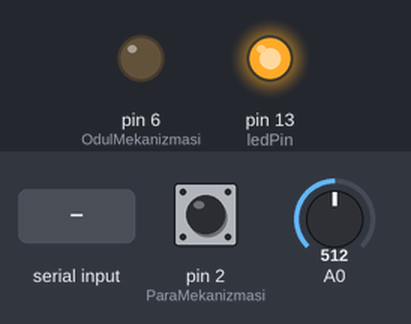
The sketch below on a simulated Arduino Mega 2560, built with avr-gcc and run on an emulated ATmega2560. Parts: output pins drawn as LEDs (lit = HIGH). The inputs (shaded band) are chosen by the test bench; at power-on: A0 = 512, pin 2 (ParaMekanizmasi) HIGH. What the sketch prints to the serial monitor is not drawn.

Above: at 1.2 s.
1.3 s: "V" received over Serial
At 2.3 s:
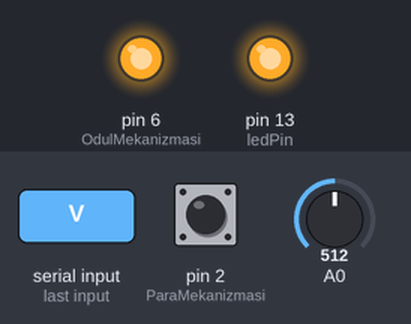
2.8 s: A0 set to 90
At 3.4 s:
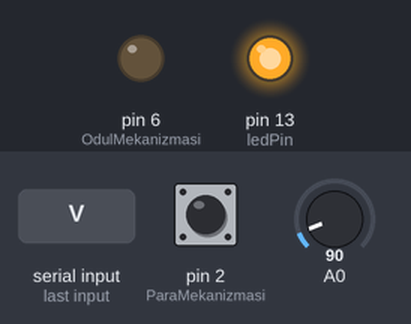
8.3 s: A0 set to 95
9.8 s: A0 set to 104
Timing chart, 0 to 12.8 s (numbered marks = the images above; inputs shaded):
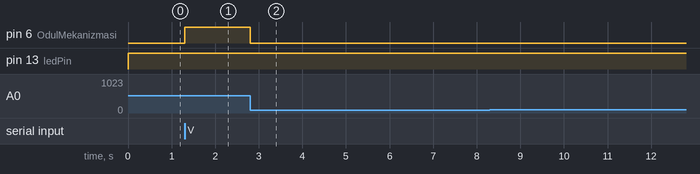

Measured:
- after the input at 1.3 s, pin 6 (OdulMekanizmasi): LOW → HIGH at once
- after the input at 2.8 s, pin 6 (OdulMekanizmasi): HIGH → LOW after 0.00 s instead of 2.5 s
- after the input at 8.3 s, every drawn part: stays the same
- after the input at 9.8 s, every drawn part: stays the same

The sketch:

HopperDriver3.ino
```cpp
/******************************************************************
  Created with PROGRAMINO IDE for Arduino - 01.04.2017 00:11:49
  Project     : Hopper Driver
  Author      : Yunus Emre Yüce
  Libraries   : None
  Description : This project for controling 12v Motor, COLLECTIN SIGNAL FROM 12V INDUSTRIAL NPN SENSOR
******************************************************************/
#include <SoftwareSerial.h>
const int ledPin =  LED_BUILTIN;
unsigned long LastAliveMessageTime=0;
unsigned long currentMillis=0;
const int ParaMekanizmasi = 2; // İkinci Pin Paramakenizması olarak Anılacak bundan sonra
const int OdulMekanizmasi = 6;
const int AkimFault=12;
const int DisconnectTimeOutinSec = 61000;
int GelenKomut = 0;
int alldreadydriving =0;
unsigned long SonOdulZamani;
unsigned long SonParaZamani;
unsigned long IleriSurmeZamani = 0;
unsigned long IleriSurmeGeriZamani = 0;
unsigned long GeriSurmeZamani = 0;


void setup() { // Setup İçindekiler Cihaz açıldığında yapılacak olan işlemler
  pinMode(ParaMekanizmasi, INPUT); // Para Mekanizması Giriş Tipidedir. Veri Girişi
  pinMode(OdulMekanizmasi, OUTPUT); // Odul Mekanizmasi Çıkış tipindedir.
  pinMode(ledPin, OUTPUT);
  Serial.begin(9600); // Bilgisayara Veri Göndermek İçin Seri Port Haberleşmesini Açtık
  SonOdulZamani = millis();
  SonParaZamani = millis();
}

void ilerisur()
{
  digitalWrite(OdulMekanizmasi + 1, LOW);
  digitalWrite(OdulMekanizmasi, HIGH);
  IleriSurmeZamani = millis();
}


void durdur()
{
  digitalWrite(OdulMekanizmasi, LOW);
  digitalWrite(OdulMekanizmasi + 1, LOW);
  IleriSurmeZamani = 0;
  IleriSurmeGeriZamani = millis();
  alldreadydriving =0;
  }

void Communicate()
{
   GelenKomut = Serial.read();
    if (GelenKomut == 86) // V
    {
      if (alldreadydriving ==0)
      {
        ilerisur();
        alldreadydriving=1;
      }
    }
   else if (GelenKomut==77) //M
    {
        LastAliveMessageTime =(unsigned long)millis() + DisconnectTimeOutinSec;
    }
    else if(GelenKomut==82) //R
    {
      if(isAlive()) Serial.print("Alive");
      else Serial.print("Dead :");
      Serial.println(LastAliveMessageTime);
      Serial.print("Current :");
      Serial.println(currentMillis);
     }
     else if((isAlive()) && (GelenKomut==89))// Y
     {
      //Serial.println("OK");
      LastAliveMessageTime=(unsigned long)millis() + DisconnectTimeOutinSec;
     }

   }

void LedControl()
{
    if (isAlive())
    {
       digitalWrite(ledPin, HIGH);
    }
    else
    {
      digitalWrite(ledPin, LOW);
    }
}

void ReadSensors()
{
    if (digitalRead(ParaMekanizmasi) == LOW) // Para Mekanizması normalde sürekli High'dadır.(5v da yani) değer veriyor. Eğer Low'a düşerse(0 volta yani) Para atılmıştır demek
    {
      if (( millis() - SonParaZamani) > 250)
      {
        SonParaZamani = millis();  // Seri Porta 80 Gönder (Ascii 80 = P harfine denk gelir)
        Serial.print('P');
      }
    }

    if (analogRead(A0) < 100)
    {
      if (( millis() - SonOdulZamani) > 250)
      {
        durdur();
        alldreadydriving=0;
        Serial.print('O');   // Ödülün O su :)
        SonOdulZamani = millis();

      }
    }

  }

boolean isAlive()
{
  return true;
  if ((unsigned long)(currentMillis) > (unsigned long)(LastAliveMessageTime) )
  {
    return false;
  }
  else
  return true;
}

void loop() {
  currentMillis = millis();

     // if (isAlive())      {
      if (( currentMillis - IleriSurmeZamani >= 4000) && (IleriSurmeZamani > 0)) { // İleri itmeyi Boşa çıkartmak için
           durdur();
      }
      ReadSensors();

     // }// end of is alive
  Communicate();
  LedControl();
}
```

HardwareSerial.h.ino
```cpp
// (licence header left out)
#ifndef HardwareSerial_h
#define HardwareSerial_h

#include <inttypes.h>

#include "Stream.h"

// Define constants and variables for buffering incoming serial data.  We're
// using a ring buffer (I think), in which head is the index of the location
// to which to write the next incoming character and tail is the index of the
// location from which to read.
// NOTE: a "power of 2" buffer size is reccomended to dramatically
//       optimize all the modulo operations for ring buffers.
// WARNING: When buffer sizes are increased to > 256, the buffer index
// variables are automatically increased in size, but the extra
// atomicity guards needed for that are not implemented. This will
// often work, but occasionally a race condition can occur that makes
// Serial behave erratically. See https://github.com/arduino/Arduino/issues/2405
#if !defined(SERIAL_TX_BUFFER_SIZE)
#if ((RAMEND - RAMSTART) < 1023)
#define SERIAL_TX_BUFFER_SIZE 16
#else
#define SERIAL_TX_BUFFER_SIZE 64
#endif
#endif
#if !defined(SERIAL_RX_BUFFER_SIZE)
#if ((RAMEND - RAMSTART) < 1023)
#define SERIAL_RX_BUFFER_SIZE 16
#else
#define SERIAL_RX_BUFFER_SIZE 64
#endif
#endif
#if (SERIAL_TX_BUFFER_SIZE>256)
typedef uint16_t tx_buffer_index_t;
#else
typedef uint8_t tx_buffer_index_t;
#endif
#if  (SERIAL_RX_BUFFER_SIZE>256)
typedef uint16_t rx_buffer_index_t;
#else
typedef uint8_t rx_buffer_index_t;
#endif

// Define config for Serial.begin(baud, config);
#define SERIAL_5N1 0x00
#define SERIAL_6N1 0x02
#define SERIAL_7N1 0x04
#define SERIAL_8N1 0x06
#define SERIAL_5N2 0x08
#define SERIAL_6N2 0x0A
#define SERIAL_7N2 0x0C
#define SERIAL_8N2 0x0E
#define SERIAL_5E1 0x20
#define SERIAL_6E1 0x22
#define SERIAL_7E1 0x24
#define SERIAL_8E1 0x26
#define SERIAL_5E2 0x28
#define SERIAL_6E2 0x2A
#define SERIAL_7E2 0x2C
#define SERIAL_8E2 0x2E
#define SERIAL_5O1 0x30
#define SERIAL_6O1 0x32
#define SERIAL_7O1 0x34
#define SERIAL_8O1 0x36
#define SERIAL_5O2 0x38
#define SERIAL_6O2 0x3A
#define SERIAL_7O2 0x3C
#define SERIAL_8O2 0x3E

class HardwareSerial : public Stream
{
  protected:
    volatile uint8_t * const _ubrrh;
    volatile uint8_t * const _ubrrl;
    volatile uint8_t * const _ucsra;
    volatile uint8_t * const _ucsrb;
    volatile uint8_t * const _ucsrc;
    volatile uint8_t * const _udr;
    // Has any byte been written to the UART since begin()
    bool _written;

    volatile rx_buffer_index_t _rx_buffer_head;
    volatile rx_buffer_index_t _rx_buffer_tail;
    volatile tx_buffer_index_t _tx_buffer_head;
    volatile tx_buffer_index_t _tx_buffer_tail;

    // Don't put any members after these buffers, since only the first
    // 32 bytes of this struct can be accessed quickly using the ldd
    // instruction.
    unsigned char _rx_buffer[SERIAL_RX_BUFFER_SIZE];
    unsigned char _tx_buffer[SERIAL_TX_BUFFER_SIZE];

  public:
    inline HardwareSerial(
      volatile uint8_t *ubrrh, volatile uint8_t *ubrrl,
      volatile uint8_t *ucsra, volatile uint8_t *ucsrb,
      volatile uint8_t *ucsrc, volatile uint8_t *udr);
    void begin(unsigned long baud) { begin(baud, SERIAL_8N1); }
    void begin(unsigned long, uint8_t);
    void end();
    virtual int available(void);
    virtual int peek(void);
    virtual int read(void);
    int availableForWrite(void);
    virtual void flush(void);
    virtual size_t write(uint8_t);
    inline size_t write(unsigned long n) { return write((uint8_t)n); }
    inline size_t write(long n) { return write((uint8_t)n); }
    inline size_t write(unsigned int n) { return write((uint8_t)n); }
    inline size_t write(int n) { return write((uint8_t)n); }
    using Print::write; // pull in write(str) and write(buf, size) from Print
    operator bool() { return true; }

    // Interrupt handlers - Not intended to be called externally
    inline void _rx_complete_irq(void);
    void _tx_udr_empty_irq(void);
};

#if defined(UBRRH) || defined(UBRR0H)
  extern HardwareSerial Serial;
  #define HAVE_HWSERIAL0
#endif
#if defined(UBRR1H)
  extern HardwareSerial Serial1;
  #define HAVE_HWSERIAL1
#endif
#if defined(UBRR2H)
  extern HardwareSerial Serial2;
  #define HAVE_HWSERIAL2
#endif
#if defined(UBRR3H)
  extern HardwareSerial Serial3;
  #define HAVE_HWSERIAL3
#endif

extern void serialEventRun(void) __attribute__((weak));

#endif
```
